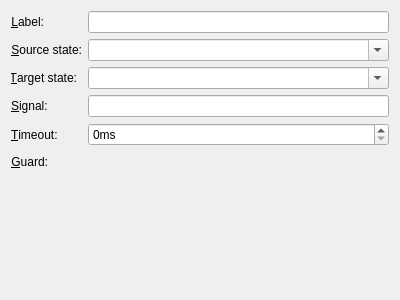
<?xml version="1.0" encoding="UTF-8"?>
<ui version="4.0">
 <class>TransitionPropertyEditor</class>
 <widget class="QWidget" name="TransitionPropertyEditor">
  <property name="geometry">
   <rect>
    <x>0</x>
    <y>0</y>
    <width>400</width>
    <height>300</height>
   </rect>
  </property>
  <property name="windowTitle">
   <string>Form</string>
  </property>
  <layout class="QVBoxLayout" name="verticalLayout_2">
   <item>
    <layout class="QFormLayout" name="formLayout">
     <item row="0" column="0">
      <widget class="QLabel" name="label">
       <property name="text">
        <string>&amp;Label:</string>
       </property>
       <property name="alignment">
        <set>Qt::AlignRight|Qt::AlignTrailing|Qt::AlignVCenter</set>
       </property>
       <property name="buddy">
        <cstring>labelLineEdit</cstring>
       </property>
      </widget>
     </item>
     <item row="0" column="1">
      <widget class="QLineEdit" name="labelLineEdit"/>
     </item>
     <item row="1" column="0">
      <widget class="QLabel" name="label_2">
       <property name="text">
        <string>&amp;Source state:</string>
       </property>
       <property name="alignment">
        <set>Qt::AlignRight|Qt::AlignTrailing|Qt::AlignVCenter</set>
       </property>
       <property name="buddy">
        <cstring>sourceStateComboBox</cstring>
       </property>
      </widget>
     </item>
     <item row="1" column="1">
      <widget class="QComboBox" name="sourceStateComboBox">
       <property name="editable">
        <bool>true</bool>
       </property>
      </widget>
     </item>
     <item row="2" column="0">
      <widget class="QLabel" name="label_3">
       <property name="text">
        <string>&amp;Target state:</string>
       </property>
       <property name="alignment">
        <set>Qt::AlignRight|Qt::AlignTrailing|Qt::AlignVCenter</set>
       </property>
       <property name="buddy">
        <cstring>targetStateComboBox</cstring>
       </property>
      </widget>
     </item>
     <item row="2" column="1">
      <widget class="QComboBox" name="targetStateComboBox">
       <property name="editable">
        <bool>true</bool>
       </property>
      </widget>
     </item>
     <item row="3" column="0">
      <widget class="QLabel" name="signalLabel">
       <property name="text">
        <string>&amp;Signal:</string>
       </property>
       <property name="buddy">
        <cstring>signalEdit</cstring>
       </property>
      </widget>
     </item>
     <item row="3" column="1">
      <widget class="QLineEdit" name="signalEdit"/>
     </item>
     <item row="4" column="0">
      <widget class="QLabel" name="timeoutLabel">
       <property name="text">
        <string>&amp;Timeout:</string>
       </property>
       <property name="buddy">
        <cstring>timeoutEdit</cstring>
       </property>
      </widget>
     </item>
     <item row="4" column="1">
      <widget class="QSpinBox" name="timeoutEdit">
       <property name="suffix">
        <string>ms</string>
       </property>
       <property name="maximum">
        <number>999999999</number>
       </property>
      </widget>
     </item>
    </layout>
   </item>
   <item>
    <layout class="QVBoxLayout" name="verticalLayout">
     <item>
      <layout class="QHBoxLayout" name="horizontalLayout">
       <item>
        <widget class="QLabel" name="label_4">
         <property name="text">
          <string>&amp;Guard:</string>
         </property>
         <property name="alignment">
          <set>Qt::AlignRight|Qt::AlignTrailing|Qt::AlignVCenter</set>
         </property>
         <property name="buddy">
          <cstring>guardEditor</cstring>
         </property>
        </widget>
       </item>
       <item>
        <spacer name="horizontalSpacer">
         <property name="orientation">
          <enum>Qt::Horizontal</enum>
         </property>
         <property name="sizeHint" stdset="0">
          <size>
           <width>40</width>
           <height>20</height>
          </size>
         </property>
        </spacer>
       </item>
      </layout>
     </item>
     <item>
      <widget class="CodeEditor" name="guardEditor" native="true">
       <property name="sizePolicy">
        <sizepolicy hsizetype="Preferred" vsizetype="Expanding">
         <horstretch>0</horstretch>
         <verstretch>0</verstretch>
        </sizepolicy>
       </property>
       <property name="focusPolicy">
        <enum>Qt::StrongFocus</enum>
       </property>
      </widget>
     </item>
    </layout>
   </item>
  </layout>
 </widget>
 <customwidgets>
  <customwidget>
   <class>CodeEditor</class>
   <extends>QWidget</extends>
   <header>widgets/codeeditor.h</header>
   <container>1</container>
  </customwidget>
 </customwidgets>
 <resources/>
 <connections/>
</ui>
